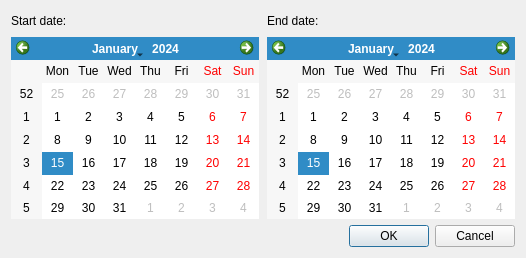
<?xml version="1.0" encoding="UTF-8"?>
<ui version="4.0">
 <class>Dialog</class>
 <widget class="QDialog" name="Dialog">
  <property name="geometry">
   <rect>
    <x>0</x>
    <y>0</y>
    <width>526</width>
    <height>258</height>
   </rect>
  </property>
  <property name="windowTitle">
   <string>Dialog</string>
  </property>
  <layout class="QVBoxLayout" name="verticalLayout">
   <item>
    <layout class="QGridLayout" name="gridLayout">
     <item row="1" column="2">
      <spacer name="horizontalSpacer">
       <property name="orientation">
        <enum>Qt::Horizontal</enum>
       </property>
       <property name="sizeHint" stdset="0">
        <size>
         <width>40</width>
         <height>20</height>
        </size>
       </property>
      </spacer>
     </item>
     <item row="2" column="1">
      <widget class="QCalendarWidget" name="calendarWidget"/>
     </item>
     <item row="2" column="4">
      <widget class="QCalendarWidget" name="calendarWidget_2"/>
     </item>
     <item row="1" column="1">
      <widget class="QLabel" name="label">
       <property name="text">
        <string>Start date:</string>
       </property>
      </widget>
     </item>
     <item row="1" column="4">
      <widget class="QLabel" name="label_2">
       <property name="text">
        <string>End date:</string>
       </property>
      </widget>
     </item>
    </layout>
   </item>
   <item>
    <widget class="QDialogButtonBox" name="buttonBox">
     <property name="orientation">
      <enum>Qt::Horizontal</enum>
     </property>
     <property name="standardButtons">
      <set>QDialogButtonBox::Cancel|QDialogButtonBox::Ok</set>
     </property>
    </widget>
   </item>
  </layout>
 </widget>
 <resources/>
 <connections>
  <connection>
   <sender>buttonBox</sender>
   <signal>accepted()</signal>
   <receiver>Dialog</receiver>
   <slot>accept()</slot>
   <hints>
    <hint type="sourcelabel">
     <x>248</x>
     <y>254</y>
    </hint>
    <hint type="destinationlabel">
     <x>157</x>
     <y>274</y>
    </hint>
   </hints>
  </connection>
  <connection>
   <sender>buttonBox</sender>
   <signal>rejected()</signal>
   <receiver>Dialog</receiver>
   <slot>reject()</slot>
   <hints>
    <hint type="sourcelabel">
     <x>316</x>
     <y>260</y>
    </hint>
    <hint type="destinationlabel">
     <x>286</x>
     <y>274</y>
    </hint>
   </hints>
  </connection>
 </connections>
</ui>
